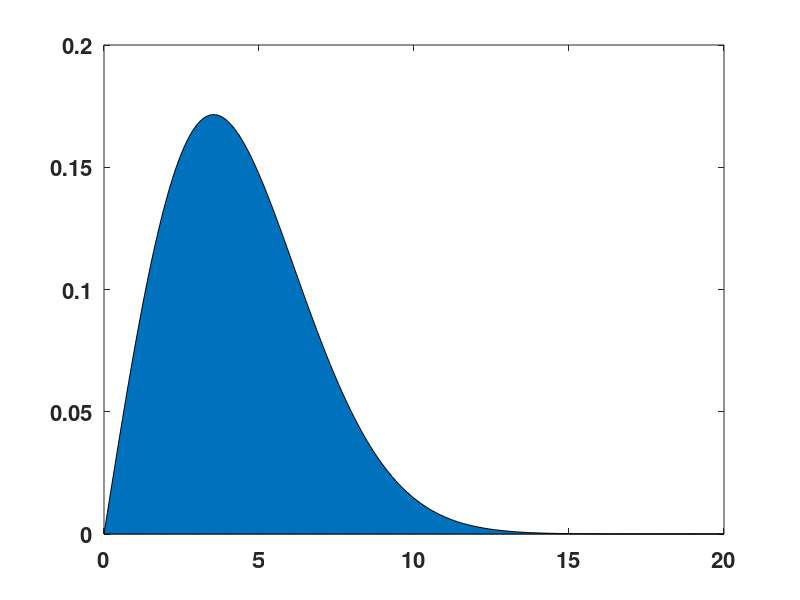
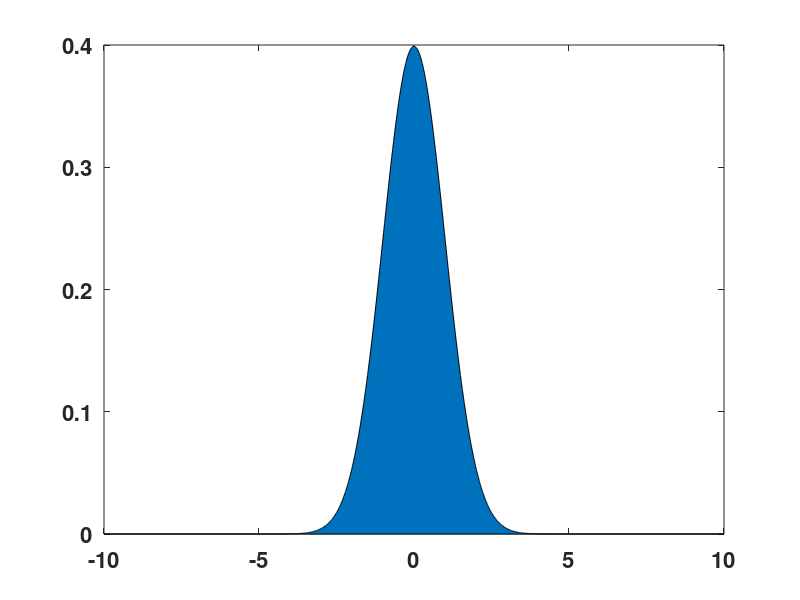
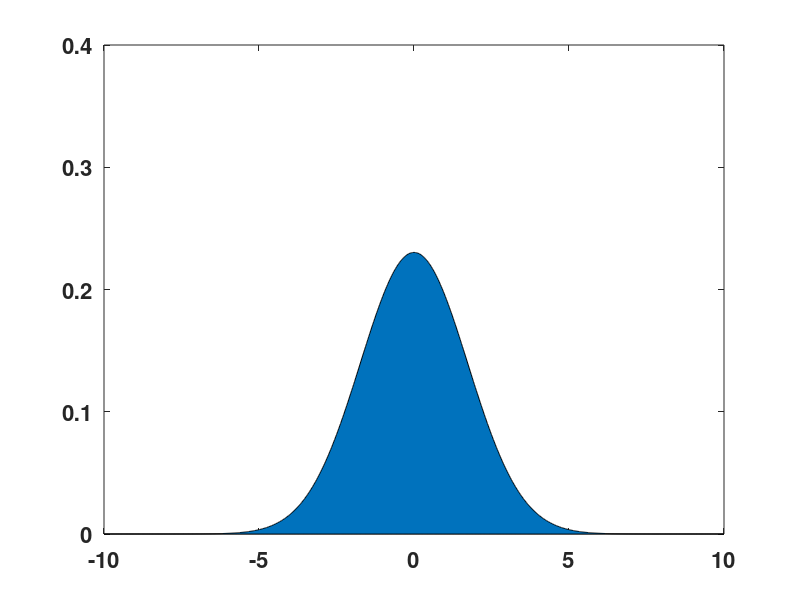

These figures' MATLAB source, in order:
clear;clc;close all;format long;
set(0,'DefaultAxesFontSize',16,'DefaultAxesFontWeight','bold','DefaultLineLineWidth',2,'DefaultLineMarkerSize',8);

xpos = 500;ypos = 500; width = 1000; height = 800;

addpath('/ufs/hemadity/Documents/chebfun'); %Using chebfun


%Output

x = 0:0.1:20;

k= 2; l=5;

output = (k/l)*(x/l).^(k-1).*exp(-(x/l).^k) ;%+ 0.01*rand(1,length(x));
figure(1)
area(x,output);

%Inputs

x = -10:0.01:10;

input1 = (1/sqrt(2*pi))*exp(-0.5*x.^2);
figure(2)
area(x,input1);

input2 = (1/(sqrt(2*3*pi)))*exp(-(x.^2)/(2*3));
figure(3)
area(x,input2)
ylim([0, 0.4])